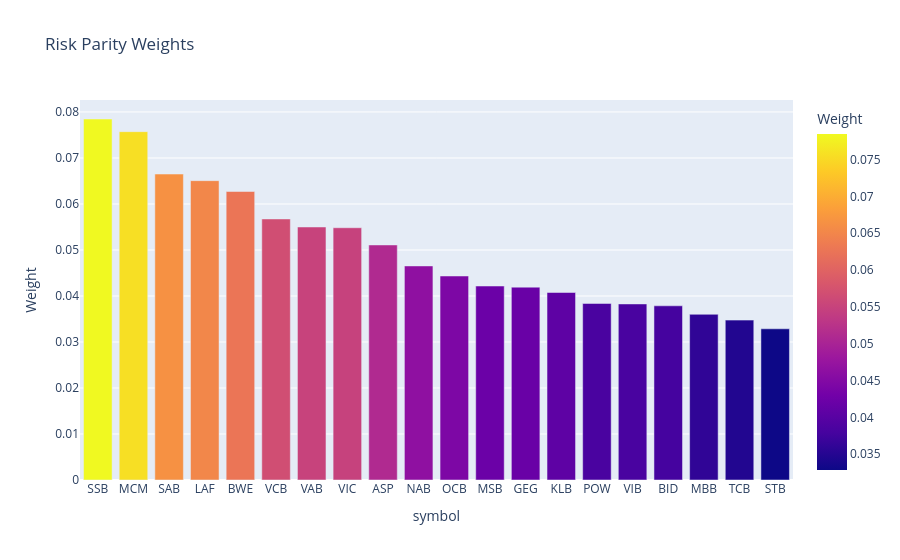
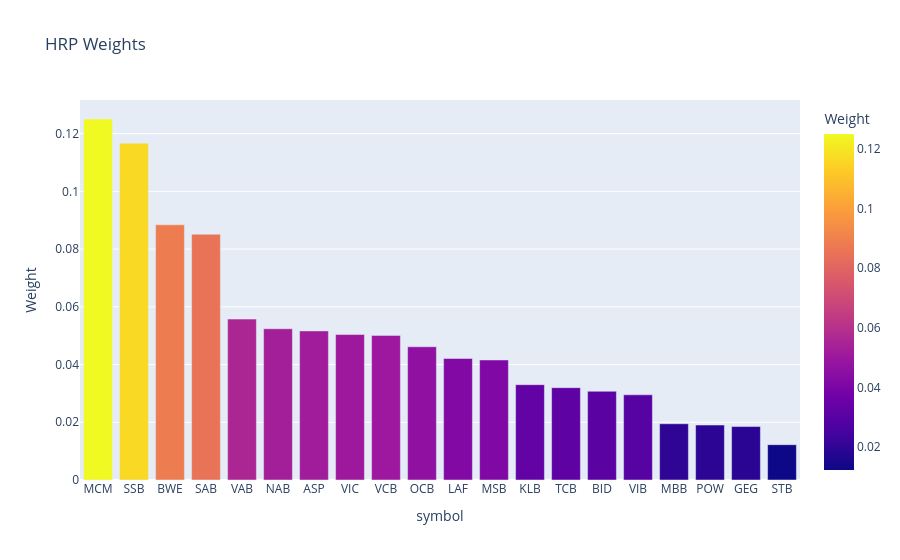
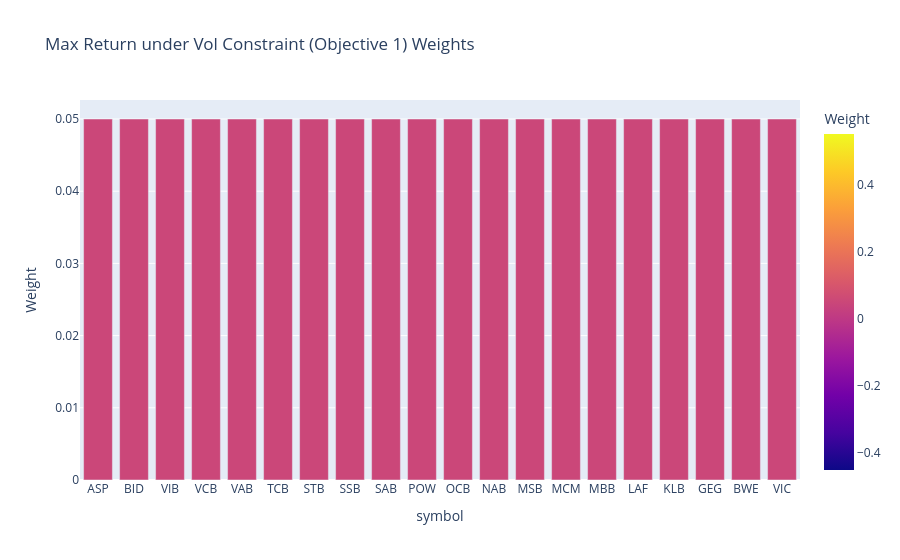

Here is the notebook cell these charts were saved with, in order:
### Code cell
# Cell: Visualize Allocations
display(weight_bar_chart(weights_table["risk_parity"], title="Risk Parity Weights"))
display(weight_bar_chart(weights_table["hrp"], title="HRP Weights"))
display(weight_bar_chart(weights_table["max_ret_under_risk"], title="Max Return under Vol Constraint (Objective 1) Weights"))

### Figure 1 — Plotly figure (JSON) as saved in the notebook; plotly's stock layout.template omitted (floating-point values rounded to 4 significant figures)
{"data": [{"hovertemplate": "symbol=%{x}<br>Weight=%{marker.color}<extra></extra>", "legendgroup": "", "marker": {"color": [0.07847, 0.07572, 0.06651, 0.06507, 0.06271, 0.05675, 0.055, 0.05483, 0.05109, 0.04653, 0.04434, 0.04216, 0.04192, 0.04075, 0.03837, 0.03827, 0.03786, 0.03602, 0.03475, 0.03287], "coloraxis": "coloraxis", "pattern": {"shape": ""}}, "name": "", "orientation": "v", "showlegend": false, "textposition": "auto", "type": "bar", "x": ["SSB", "MCM", "SAB", "LAF", "BWE", "VCB", "VAB", "VIC", "ASP", "NAB", "OCB", "MSB", "GEG", "KLB", "POW", "VIB", "BID", "MBB", "TCB", "STB"], "xaxis": "x", "y": [0.07847, 0.07572, 0.06651, 0.06507, 0.06271, 0.05675, 0.055, 0.05483, 0.05109, 0.04653, 0.04434, 0.04216, 0.04192, 0.04075, 0.03837, 0.03827, 0.03786, 0.03602, 0.03475, 0.03287], "yaxis": "y"}], "layout": {"autosize": true, "barmode": "relative", "coloraxis": {"colorbar": {"title": {"text": "Weight"}}, "colorscale": [[0, "#0d0887"], [0.1111, "#46039f"], [0.2222, "#7201a8"], [0.3333, "#9c179e"], [0.4444, "#bd3786"], [0.5556, "#d8576b"], [0.6667, "#ed7953"], [0.7778, "#fb9f3a"], [0.8889, "#fdca26"], [1, "#f0f921"]]}, "legend": {"tracegroupgap": 0}, "title": {"text": "Risk Parity Weights"}, "xaxis": {"anchor": "y", "autorange": true, "domain": [0, 1], "range": [-0.5, 19.5], "title": {"text": "symbol"}, "type": "category"}, "yaxis": {"anchor": "x", "autorange": true, "domain": [0, 1], "range": [0, 0.0826], "title": {"text": "Weight"}, "type": "linear"}}}

### Figure 2 — Plotly figure (JSON) as saved in the notebook; plotly's stock layout.template omitted (floating-point values rounded to 4 significant figures)
{"data": [{"hovertemplate": "symbol=%{x}<br>Weight=%{marker.color}<extra></extra>", "legendgroup": "", "marker": {"color": [0.1251, 0.1167, 0.08842, 0.08515, 0.05575, 0.0524, 0.05166, 0.0504, 0.0501, 0.04615, 0.0421, 0.04159, 0.03303, 0.03199, 0.03075, 0.02951, 0.01949, 0.01904, 0.01851, 0.01224], "coloraxis": "coloraxis", "pattern": {"shape": ""}}, "name": "", "orientation": "v", "showlegend": false, "textposition": "auto", "type": "bar", "x": ["MCM", "SSB", "BWE", "SAB", "VAB", "NAB", "ASP", "VIC", "VCB", "OCB", "LAF", "MSB", "KLB", "TCB", "BID", "VIB", "MBB", "POW", "GEG", "STB"], "xaxis": "x", "y": [0.1251, 0.1167, 0.08842, 0.08515, 0.05575, 0.0524, 0.05166, 0.0504, 0.0501, 0.04615, 0.0421, 0.04159, 0.03303, 0.03199, 0.03075, 0.02951, 0.01949, 0.01904, 0.01851, 0.01224], "yaxis": "y"}], "layout": {"autosize": true, "barmode": "relative", "coloraxis": {"colorbar": {"title": {"text": "Weight"}}, "colorscale": [[0, "#0d0887"], [0.1111, "#46039f"], [0.2222, "#7201a8"], [0.3333, "#9c179e"], [0.4444, "#bd3786"], [0.5556, "#d8576b"], [0.6667, "#ed7953"], [0.7778, "#fb9f3a"], [0.8889, "#fdca26"], [1, "#f0f921"]]}, "legend": {"tracegroupgap": 0}, "title": {"text": "HRP Weights"}, "xaxis": {"anchor": "y", "autorange": true, "domain": [0, 1], "range": [-0.5, 19.5], "title": {"text": "symbol"}, "type": "category"}, "yaxis": {"anchor": "x", "autorange": true, "domain": [0, 1], "range": [0, 0.1317], "title": {"text": "Weight"}, "type": "linear"}}}

### Figure 3 — Plotly figure (JSON) as saved in the notebook; plotly's stock layout.template omitted (floating-point values rounded to 4 significant figures)
{"data": [{"hovertemplate": "symbol=%{x}<br>Weight=%{marker.color}<extra></extra>", "legendgroup": "", "marker": {"color": [0.05, 0.05, 0.05, 0.05, 0.05, 0.05, 0.05, 0.05, 0.05, 0.05, 0.05, 0.05, 0.05, 0.05, 0.05, 0.05, 0.05, 0.05, 0.05, 0.05], "coloraxis": "coloraxis", "pattern": {"shape": ""}}, "name": "", "orientation": "v", "showlegend": false, "textposition": "auto", "type": "bar", "x": ["ASP", "BID", "VIB", "VCB", "VAB", "TCB", "STB", "SSB", "SAB", "POW", "OCB", "NAB", "MSB", "MCM", "MBB", "LAF", "KLB", "GEG", "BWE", "VIC"], "xaxis": "x", "y": [0.05, 0.05, 0.05, 0.05, 0.05, 0.05, 0.05, 0.05, 0.05, 0.05, 0.05, 0.05, 0.05, 0.05, 0.05, 0.05, 0.05, 0.05, 0.05, 0.05], "yaxis": "y"}], "layout": {"autosize": true, "barmode": "relative", "coloraxis": {"colorbar": {"title": {"text": "Weight"}}, "colorscale": [[0, "#0d0887"], [0.1111, "#46039f"], [0.2222, "#7201a8"], [0.3333, "#9c179e"], [0.4444, "#bd3786"], [0.5556, "#d8576b"], [0.6667, "#ed7953"], [0.7778, "#fb9f3a"], [0.8889, "#fdca26"], [1, "#f0f921"]]}, "legend": {"tracegroupgap": 0}, "title": {"text": "Max Return under Vol Constraint (Objective 1) Weights"}, "xaxis": {"anchor": "y", "autorange": true, "domain": [0, 1], "range": [-0.5, 19.5], "title": {"text": "symbol"}, "type": "category"}, "yaxis": {"anchor": "x", "autorange": true, "domain": [0, 1], "range": [0, 0.05263], "title": {"text": "Weight"}, "type": "linear"}}}
